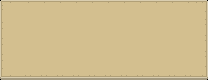

Rendered tile map (Tiled .tmx) drawn with the repository's tilesets; below, a short description and the full map source, tile grids included:
An orthogonal 13x5 tile map with 16x16 px tiles, 1 tile layer (Tile Layer 1) and 1 object (text).

<map version="1.2" tiledversion="1.3.4" orientation="orthogonal" renderorder="right-down" width="13" height="5" tilewidth="16" tileheight="16" infinite="0" nextlayerid="3" nextobjectid="2">
 <editorsettings>
  <export target="../../public/assets/dialog_window.json" format="json" />
 </editorsettings>
 <tileset firstgid="1" source="ui_spritesheet.tsx" />
 <layer id="1" name="Tile Layer 1" width="13" height="5">
  <data encoding="csv">
2,3,3,3,3,3,3,3,3,3,3,3,4,
5,6,6,6,6,6,6,6,6,6,6,6,7,
5,6,6,6,6,6,6,6,6,6,6,6,7,
5,6,6,6,6,6,6,6,6,6,6,6,7,
17,18,18,18,18,18,18,18,18,18,18,18,19
</data>
 </layer>
 <objectgroup id="2" name="objects">
  <object id="1" name="message_body" type="text" x="6" y="7" width="196" height="65">
   <properties>
    <property name="uuid" value="messageBody" />
   </properties>
   <text pixelsize="10" wrap="1">LD46: Keep it alive
By @ripter001
Inspired by Earthbound.
Use WASD/Arrow keys to move.
Bump to interact, Esc for Menu.</text>
  </object>
 </objectgroup>
</map>
